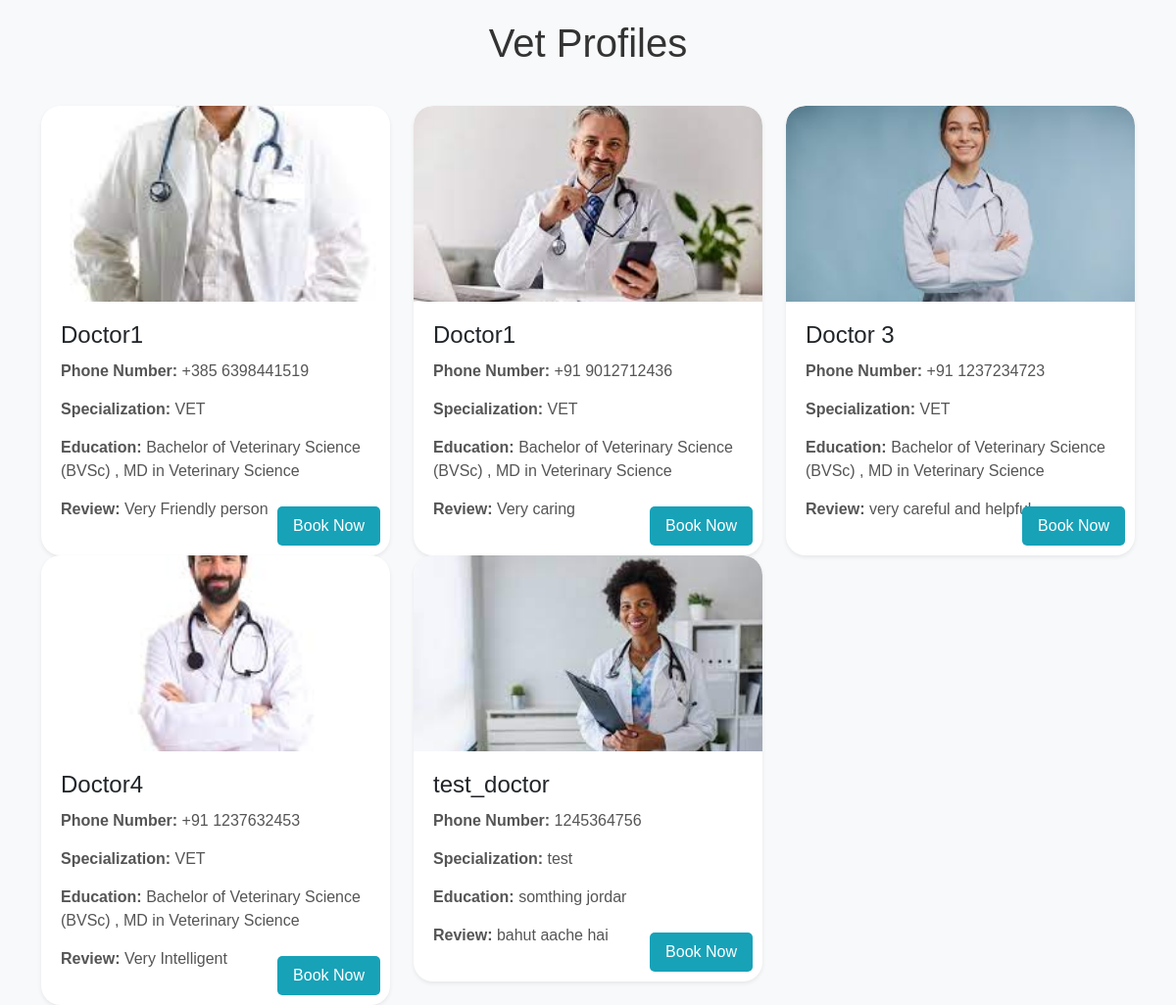
Page /vet-profiles/ on the committed database.
### pets/models.py (models this page shows, shortened)
class Vet(models.Model):
    name = models.CharField(max_length=100)
    specialization = models.CharField(max_length=200)
    address = models.CharField(max_length=200)
    phone_number = models.CharField(max_length=15)
    profile_photo = models.ImageField(upload_to='static/vet_photos/', blank=True, null=True)
    education_history = models.TextField(blank=True)
    review = models.TextField(blank=True)

### pets/views.py (the view)
# urls.py: path('vet-profiles/', vet_profiles, name='vet_profiles'),
def vet_profiles(request):
    vets = Vet.objects.all()  # Fetch all pets from the database
    return render(request, 'pets/vet_profiles.html', {'vets': vets})

### PawsitiveAdoptionHub/templates/pets/vet_profiles.html (shortened to what this page needs)
<!DOCTYPE html>
<html>
<head>
    {% load static %}
    <link href="https://cdn.jsdelivr.net/npm/bootstrap@5.3.0/dist/css/bootstrap.min.css" rel="stylesheet">
</head>
<body>
    <div class="container">
        <h1>Vet Profiles</h1>
        <div class="row row-cols-5 row-cols-md-3 g-7">
            {% for vet in vets %}
            <div class="col">
                <div class="card shadow-sm">
                    <img src="{{ vet.profile_photo.url }}" class="card-img-top" alt="{{ pet.name }} Photo">
                    <div class="card-body">
                        <h5 class="card-title">{{ vet.name }}</h5>
                        <p class="card-text"><strong>Phone Number:</strong> {{ vet.phone_number }}</p>
                        <p class="card-text"><strong>Specialization:</strong> {{ vet.specialization }}</p>
                        <p class="card-text"><strong>Education:</strong> {{ vet.education_history }}</p>
                        <p class="card-text"><strong>Review:</strong> {{ vet.review }}</p>
                        <a href="/vet-profile/{{vet.id}}" class="adopt-btn">Book Now</a>
                    </div>
                </div>
            </div>
            {% endfor %}
    </div>
</body>
</html>

### PawsitiveAdoptionHub/templates/pets/vet_profiles.html (style rules this page uses)
body { font-family: 'Arial', sans-serif; background-color: #f8f9fa; padding-top: 20px; }
h1 { text-align: center; margin-bottom: 40px; color: #333; }
.card { border-radius: 20px; overflow: hidden; position: relative; border: none; transition: transform 0.3s ease-in-out; }
.card img { border-top-left-radius: 20px; border-top-right-radius: 20px; height: 200px; object-fit: cover; object-position: center; }
.card-body { padding: 20px; }
.card-title { font-size: 24px; margin-bottom: 10px; }
.card-text { font-size: 16px; color: #555; margin-bottom: 15px; }
.adopt-btn { position: absolute; bottom: 10px; right: 10px; background-color: #17a2b8; color: #fff; padding: 8px 16px; border-radius: 5px; text-decoration: none; transition: background-color 0.3s ease-in-out; }

### rows in the picture
Vet: profile_photo (picture), name "Doctor1", phone_number "+385 6398441519", specialization "VET", education_history "Bachelor of Veterinary Science (BVSc) , MD in Veterinary Science", review "Very Friendly person"
Vet: profile_photo (picture), name "Doctor1", phone_number "+91 9012712436", specialization "VET", education_history "Bachelor of Veterinary Science (BVSc) , MD in Veterinary Science", review "Very caring"
Vet: profile_photo (picture), name "Doctor 3", phone_number "+91 1237234723", specialization "VET", education_history "Bachelor of Veterinary Science (BVSc) , MD in Veterinary Science", review "very careful and helpful"
Vet: profile_photo (picture), name "Doctor4", phone_number "+91 1237632453", specialization "VET", education_history "Bachelor of Veterinary Science (BVSc) , MD in Veterinary Science", review "Very Intelligent"
Vet: profile_photo (picture), name "test_doctor", phone_number "1245364756", specialization "test", education_history "somthing jordar", review "bahut aache hai"
